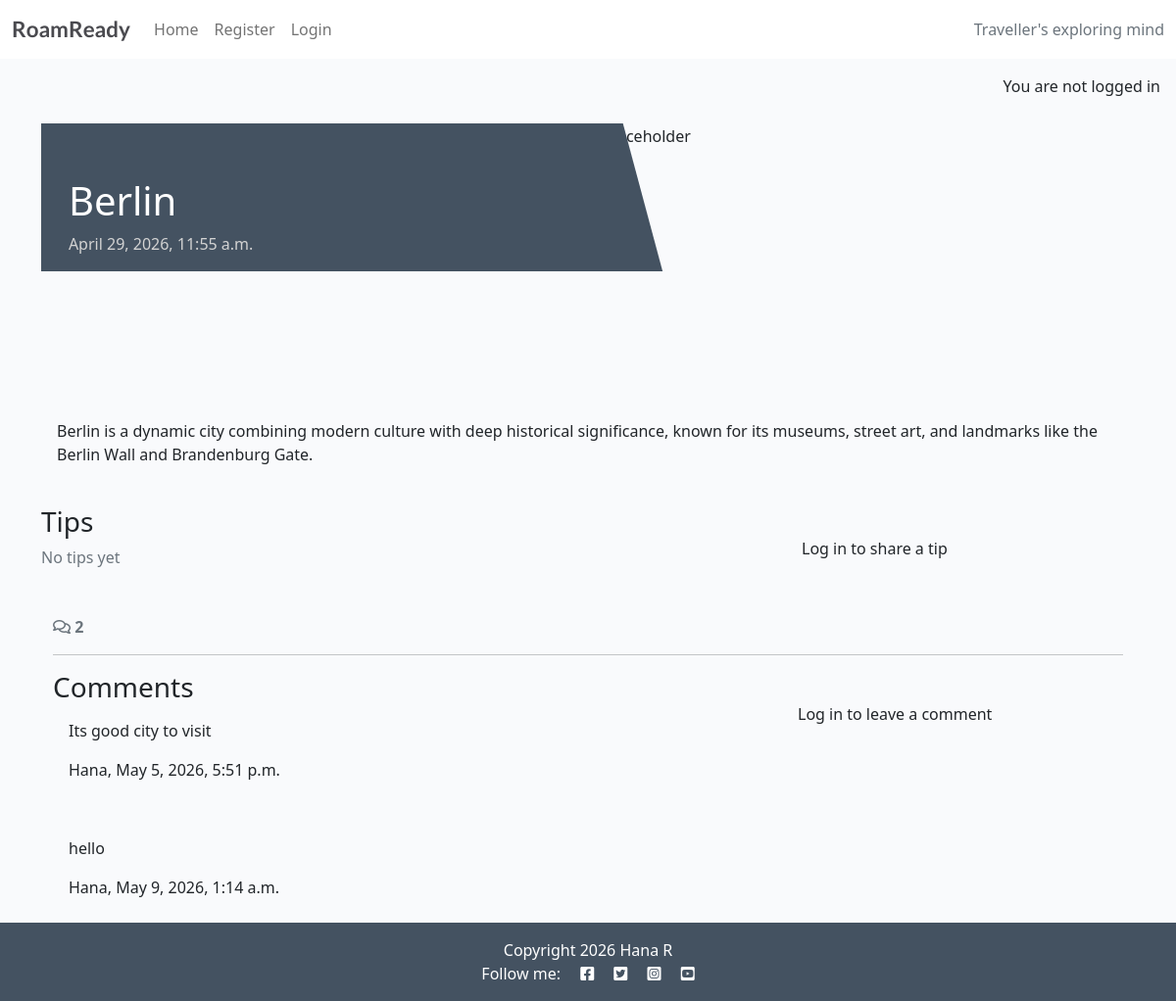
The app's page /8/ with its own data.
### destinations/models.py (models this page shows, shortened)
class Destination(models.Model):
    name = models.CharField(max_length=100)
    country = CountryField()
    category = models.CharField(max_length=50)
    featured_image = CloudinaryField('image', default='placeholder')
    description = models.TextField()
    created_on = models.DateTimeField(auto_now_add=True)
    status = models.IntegerField(choices=STATUS, default=1)
    class Meta:
        ordering = ['-created_on', 'country', 'category']

class Comment(models.Model):
    destination = models.ForeignKey(Destination, on_delete=models.CASCADE, related_name="comments")
    user = models.ForeignKey(User, on_delete=models.CASCADE, related_name="comments", null=True, blank=True)
    text = models.TextField()
    created_on = models.DateTimeField(auto_now_add=True)
    approved = models.BooleanField(default=False)

### destinations/views.py (the view, shortened to what this page needs)
# urls.py: path('<int:pk>/', views.destination_detail, name='destination_detail'),
def destination_detail(request, pk):
    destination = get_object_or_404(Destination, pk=pk)
    comments = destination.comments.all().order_by("-created_on")
    comment_count = destination.comments.filter(approved=True).count()
    tips = destination.tips.all().order_by("tip_type")
    comment_form = CommentForm()
    tip_form = TipForm()
    return render(
        request,
        "destinations/destination_detail.html",
        {"destination": destination,
         "comments":comments,
         "comment_count": comment_count,
         "comment_form": comment_form,
         "tip_form": tip_form
         },
    )

### destinations/templates/destinations/destination_detail.html (shortened to what this page needs)
{% extends 'base.html' %} {% block content %}
{% load static %}
{% load crispy_forms_tags %}
<div class="masthead">
    <div class="container">
        <div class="row g-0">
            <div class="col-md-6 masthead-text">
                <h1 class="post-title">{{ destination.name }}</h1>
                <p class="post-subtitle">{{ destination.created_on }}</p>
            </div>
            <div class="d-none d-md-block col-md-6 masthead-image">
                <img src="{% static 'images/default.jpg' %}" class="scale" alt="placeholder">
            </div>
        </div>
    </div>
</div>
<div class="container">
    <div class="row">
        <div class="col card mb-4  mt-3 left  top">
            <div class="card-body ">
                <p class="card-text">
                    {{ destination.description | safe }}
                </p>
            </div>
        </div>
    </div>
</div>
<div class="container">
    <div class="row">
        <div class="col-md-8">
            <h3>Tips</h3>
            {% for tip in destination.tips.all %}
            <div class="card mb-3">
                <div class="card-body  {% if not tip.approved and tip.user == user %}faded{% elif not tip.approved %}d-none{% endif %}">
                    <h5 id="tiptype{{ tip.id }}" class="card-title">{{ tip.tip_type}}</h5>
                    <div id="tip{{ tip.id }}" class="card-text {% if not tip.approved and tip.user == user %}faded{% endif %}">{{ tip.content | linebreaks}}</div>
                    <p class="card-text {% if not tip.approved and tip.user == user %}faded{% endif %}">{{ tip.user }}</p>
                    {% if not tip.approved and tip.user == user %}
                    <p class="approval">This tip is awaiting approval</p>
                    {% endif %}</p>
                    {% if user.is_authenticated and tip.user == user %}
                    <button class="btn btn-delete-tip" tip_id="{{ tip.id }}" destination_id="{{ destination.id }}">Delete</button>
                    <button class="btn btn-edit-tip" tip_id="{{ tip.id }}" destination_id="{{ destination.id}}">Edit</button>
                    {% endif %}
                </div>
            </div>
            {% empty %}
            <p class="text-muted">No tips yet</p>
            {% endfor %}
        </div>
        <div class="col-md-4">
            <div class="card mb-4 mt-3">
                <div class="card-body">
                    {% if user.is_authenticated %}
                    <h4>Add a tip</h4>
                    <p class="mb-2">Posting as: {{ user.username }}</p>
                    <form id="tipForm" method="post" style="margin-top: 1.3em;">
                        {% csrf_token %}
                        {{ tip_form | crispy }}
                        <button id="tipSubmitButton" type="submit" class="btn btn-signup btn-lg">Submit</button>
        </form>
        {% else %}
        <p>Log in to share a tip</p>
        {% endif %}
      </div>
        </div>
    </div>
</div>
<div class="container">
    <div class="row">
        <div class="col-12">
            <strong class="text-secondary">
                <i class="far fa-comments"></i> {{ comment_count }}
            </strong>
        </div>
        <div class="col-12">
            <hr>
        </div>
    </div>
    <div class="row">
        <div class="col-md-8">
            <h3 class="mb-0">Comments</h3>
            {% for comment in destination.comments.all %}
            <div class="card mb-2">
                <div class="card-body {% if not comment.approved and comment.user == user %}faded{% elif not comment.approved %}d-none{% endif %}">
                    <div id="comment{{ comment.id }}" class="card-id">{{ comment.text | linebreaks }}</div>
                    <p  class="card-text {% if not comment.approved and comment.user == user %}faded{% endif %}">{{ comment.user }}, {{ comment.created_on }}</p>
                </div>
            </div>
            {% empty %}
            <p class="text-muted">No comments yet</p>
            {% endfor %}
        </div>
        <div class="col-md-4">
            <div class="card mb-4 mt-3">
                <div class="card-body">
                    {% if user.is_authenticated %}
                    <h4>Leave a comment</h4>
                    <p class="mb-2">Posting as: {{ user.username }}</p>
                    <form id="commentForm" method="post" style="margin-top: 1.3em;">
                        {% csrf_token %}
                        {{ comment_form | crispy}}
                        <button id="commentSubmitButton" type="submit" class="btn btn-signup btn-lg">Submit</button>
                    </form>
                    {% else %}
                    <p>Log in to leave a comment</p>
                    {% endif %}
                </div>
            </div>
        </div>
    </div>
</div>
{% endblock content %}

### static/css/style.css (style rules this page uses)
body { background-color: #F9FAFC; }
.main-bg { background-color: #F9FAFC; }
.card { border: none; background-color: transparent; }
.scale { width: 100%; height: auto; }
.masthead { margin-top: 10px; overflow: hidden; position: relative; display: inline-block; height: 33vh; width: 100%; }
.masthead-text { background-color: #445261; color: white; position: relative; }
.masthead-image { position: relative; overflow: hidden; }
.masthead-image:after { content: ""; position: absolute; top: 0; right: 90%; height: 100%; width: 150%; background: #445261; -webkit-transform: skew(15deg); -moz-transform: skew(15deg); transform: skew(15deg); z-index: 100; }
.post-title { margin-top: 10%; margin-left: 5%; }
.post-subtitle { margin-left: 5%; color: lightgray; }

### records on screen
Destination: name "Berlin", created_on "April 29, 2026, 11:55 a.m.", description "Berlin is a dynamic city combining modern culture with deep historical significance, known for its museums, street art, and landmarks like the Berlin Wall and Brandenburg Gate."
Comment: text "Its good city to visit", user "Hana", created_on "May 5, 2026, 5:51 p.m."
Comment: text "hello", user "Hana", created_on "May 9, 2026, 1:14 a.m."

### other values on screen
{{ comment_count }} "2"
